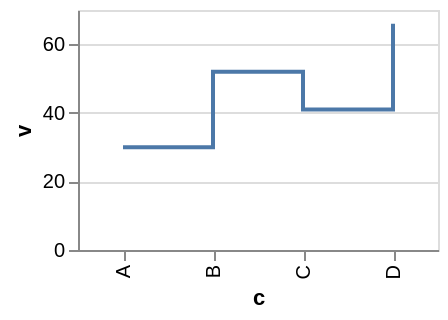

Describe this chart as a Vega-Lite specification.
### Vega-Lite specification from a JSON file in a GitHub repository (floating-point values rounded to 4 significant figures)
{"width": 180, "height": 120, "data": {"values": [{"c": "A", "v": 30, "lo": 10, "hi": 45, "g": "x", "o": 28, "cl": 34, "h": 40, "l": 8}, {"c": "B", "v": 52, "lo": 25, "hi": 60, "g": "x", "o": 34, "cl": 48, "h": 55, "l": 30}, {"c": "C", "v": 41, "lo": 18, "hi": 55, "g": "y", "o": 48, "cl": 40, "h": 50, "l": 36}, {"c": "D", "v": 66, "lo": 40, "hi": 80, "g": "y", "o": 40, "cl": 63, "h": 70, "l": 38}]}, "mark": {"type": "line", "interpolate": "step-after"}, "encoding": {"x": {"field": "c", "type": "nominal", "sort": null}, "y": {"field": "v", "type": "quantitative"}}}
